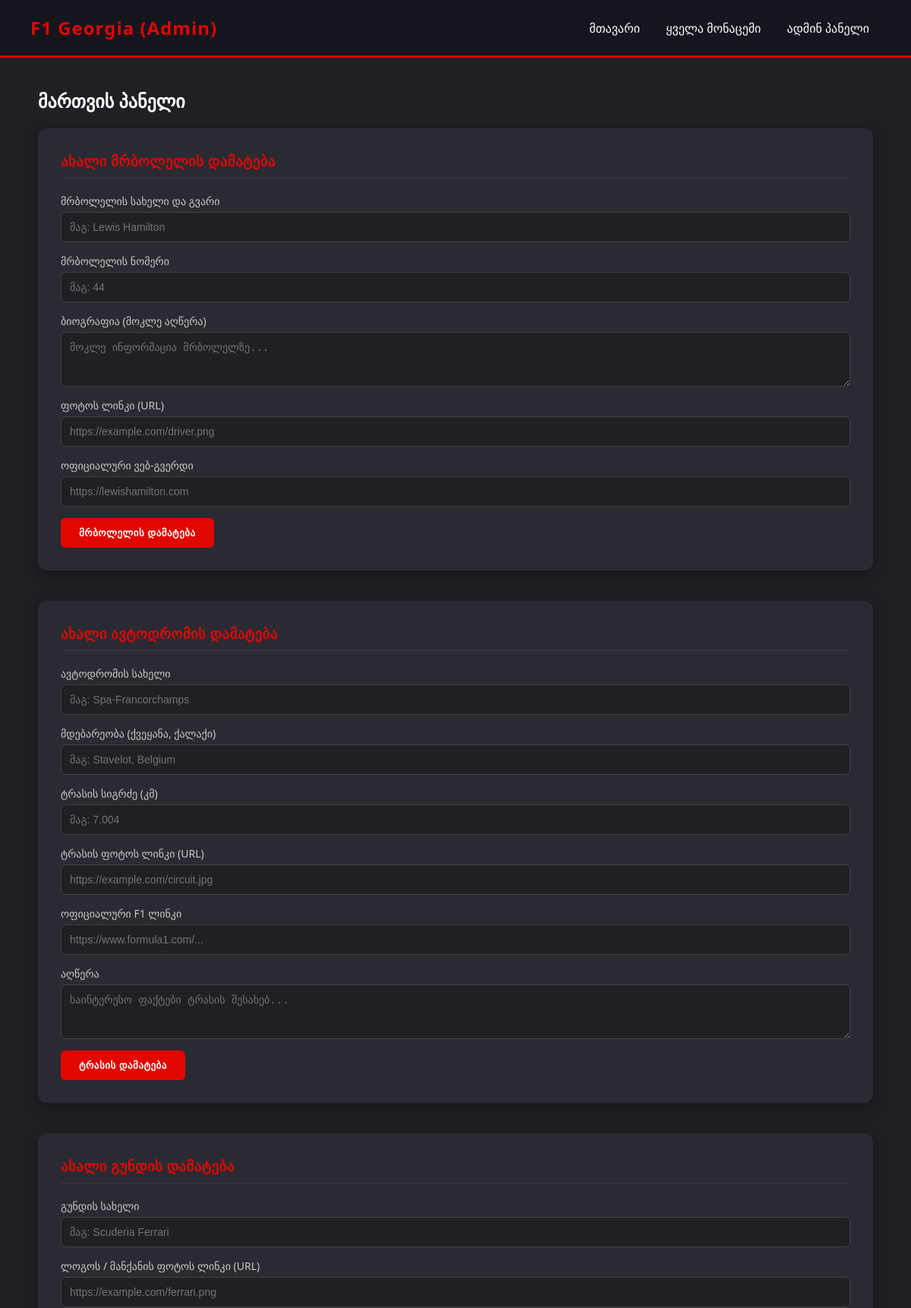
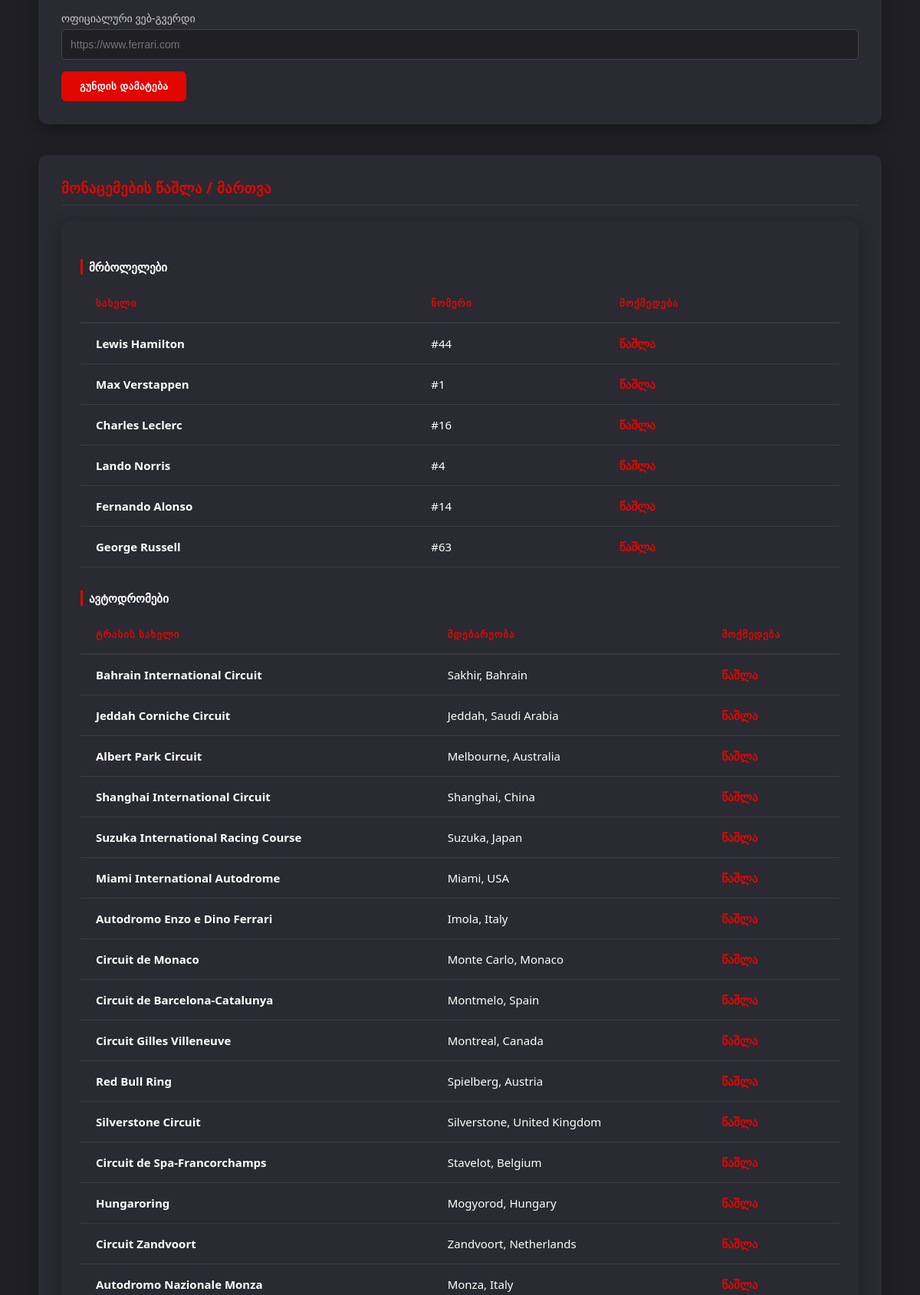
The page /php_folder/admin.php (signed in, upper part) on the database its author committed (2 pictures, top to bottom).
### tables this page shows
CREATE TABLE `drivers` (
  `id` int(11) NOT NULL,
  `name` varchar(100) NOT NULL,
  `number` int(11) NOT NULL,
  `team_id` int(11) DEFAULT NULL,
  `bio` text DEFAULT NULL,
  `image_url` varchar(255) DEFAULT NULL,
  `driver_website` varchar(255) DEFAULT NULL
);

CREATE TABLE `circuits` (
  `id` int(11) NOT NULL,
  `name` varchar(100) NOT NULL,
  `location` varchar(100) NOT NULL,
  `length_km` decimal(5,3) NOT NULL,
  `image_url` varchar(255) DEFAULT NULL,
  `circuit_website` varchar(255) DEFAULT NULL,
  `description` text DEFAULT NULL
);

### php_folder/admin.php (the view, shortened to what this page needs)
<?php
require_once __DIR__ . '/db.php';
$drivers = mysqli_query($conn, "SELECT * FROM drivers");
$circuits = mysqli_query($conn, "SELECT * FROM circuits");
?>
<!DOCTYPE html>
<html lang="ka">
<head>
    <link rel="stylesheet" href="../css_folder/home.css">
    <link rel="stylesheet" href="../css_folder/admin.css"> </head>
<body>
    <header class="navbar">
        <div class="logo">F1 Georgia (Admin)</div>
        <nav>
            <a href="home.php">მთავარი</a>
            <a href="data.php">ყველა მონაცემი</a>
            <a href="admin.php">ადმინ პანელი</a>
        </nav>
    </header>
    <div class="admin-container">
        <h2>მართვის პანელი</h2>
        <div class="admin-box">
            <h3>ახალი მრბოლელის დამატება</h3>
            <form action="admin.php" method="POST">
                <div class="form-group">
                    <label>მრბოლელის სახელი და გვარი</label>
                    <input type="text" name="name" required placeholder="მაგ: Lewis Hamilton">
                </div>
                <div class="form-group">
                    <label>მრბოლელის ნომერი</label>
                    <input type="number" name="number" required placeholder="მაგ: 44">
                </div>
                <div class="form-group">
                    <label>ბიოგრაფია (მოკლე აღწერა)</label>
                    <textarea name="bio" rows="3" required placeholder="მოკლე ინფორმაცია მრბოლელზე..."></textarea>
                </div>
                <div class="form-group">
                    <label>ფოტოს ლინკი (URL)</label>
                    <input type="url" name="image_url" required placeholder="https://example.com/driver.png">
                </div>
                <div class="form-group">
                    <label>ოფიციალური ვებ-გვერდი</label>
                    <input type="url" name="driver_website" required placeholder="https://lewishamilton.com">
                </div>
                <button type="submit" name="add_driver" class="btn-submit">მრბოლელის დამატება</button>
            </form>
        </div>
        <div class="admin-box">
            <h3>ახალი ავტოდრომის დამატება</h3>
            <form action="admin.php" method="POST">
                <div class="form-group">
                    <label>ავტოდრომის სახელი</label>
                    <input type="text" name="name" required placeholder="მაგ: Spa-Francorchamps">
                </div>
                <div class="form-group">
                    <label>მდებარეობა (ქვეყანა, ქალაქი)</label>
                    <input type="text" name="location" required placeholder="მაგ: Stavelot, Belgium">
                </div>
                <div class="form-group">
                    <label>ტრასის სიგრძე (კმ)</label>
                    <input type="number" step="0.001" name="length_km" required placeholder="მაგ: 7.004">
                </div>
                <div class="form-group">
                    <label>ტრასის ფოტოს ლინკი (URL)</label>
                    <input type="url" name="image_url" required placeholder="https://example.com/circuit.jpg">
                </div>
                <div class="form-group">
                    <label>ოფიციალური F1 ლინკი</label>
                    <input type="url" name="circuit_website" required placeholder="https://www.formula1.com/...">
                </div>
                <div class="form-group">
                    <label>აღწერა</label>
                    <textarea name="description" rows="3" required placeholder="საინტერესო ფაქტები ტრასის შესახებ..."></textarea>
                </div>
                <button type="submit" name="add_circuit" class="btn-submit">ტრასის დამატება</button>
            </form>
        </div>
        <div class="admin-box">
            <h3>ახალი გუნდის დამატება</h3>
            <form action="admin.php" method="POST">
                <div class="form-group">
                    <label>გუნდის სახელი</label>
                    <input type="text" name="name" required placeholder="მაგ: Scuderia Ferrari">
                </div>
                <div class="form-group">
                    <label>ლოგოს / მანქანის ფოტოს ლინკი (URL)</label>
                    <input type="url" name="logo_url" required placeholder="https://example.com/ferrari.png">
                </div>
                <div class="form-group">
                    <label>ოფიციალური ვებ-გვერდი</label>
                    <input type="url" name="website" required placeholder="https://www.ferrari.com">
                </div>
                <button type="submit" name="add_team" class="btn-submit">გუნდის დამატება</button>
            </form>
        </div>
        <div class="admin-box">
            <h3>მონაცემების წაშლა / მართვა</h3>
            <div class="table-wrapper">
                <h4>მრბოლელები</h4>
                <table class="races-table" style="width:100%; margin-bottom: 30px;">
                    <thead>
                        <tr><th>სახელი</th><th>ნომერი</th><th>მოქმედება</th></tr>
                    </thead>
                    <tbody>
                        <?php while($d = mysqli_fetch_assoc($drivers)): ?>
                        <tr>
                            <td><strong style="color:#fff;"><?php echo htmlspecialchars($d['name']); ?></strong></td>
                            <td>#<?php echo $d['number']; ?></td>
                            <td><a href="admin.php?delete_driver=<?php echo $d['id']; ?>" class="delete-link" onclick="return confirm('ნამდვილად გსურთ მრბოლელის წაშლა?')">წაშლა</a></td>
                        </tr>
                        <?php endwhile; ?>
                    </tbody>
                </table>
                <h4>ავტოდრომები</h4>
                <table class="races-table" style="width:100%; margin-bottom: 30px;">
                    <thead>
                        <tr><th>ტრასის სახელი</th><th>მდებარეობა</th><th>მოქმედება</th></tr>
                    </thead>
                    <tbody>
                        <?php while($c = mysqli_fetch_assoc($circuits)): ?>
                        <tr>
                            <td><strong style="color:#fff;"><?php echo htmlspecialchars($c['name']); ?></strong></td>
                            <td><?php echo htmlspecialchars($c['location']); ?></td>
                            <td><a href="admin.php?delete_circuit=<?php echo $c['id']; ?>" class="delete-link" onclick="return confirm('ყურადღება! ტრასის წაშლით წაიშლება მასზე მიბმული რბოლებიც. გსურთ წაშლა?')">წაშლა</a></td>
                        </tr>
                        <?php endwhile; ?>
                    </tbody>
                </table>
            </div>
        </div>
    </div>
</body>
</html>

### css_folder/home.css (style rules this page uses)
body { margin: 0; padding: 0; font-family: 'Segoe UI', Tahoma, Geneva, Verdana, sans-serif; background-color: #1f1f24; color: #ffffff; }
.navbar { display: flex; justify-content: space-between; align-items: center; background-color: #15151e; padding: 20px 40px; border-bottom: 3px solid #e10600; }
.navbar .logo { font-size: 24px; font-weight: bold; color: #e10600; letter-spacing: 1px; }
.navbar nav a { color: #fff; text-decoration: none; margin: 0 15px; font-size: 16px; transition: color 0.3s; }
.table-wrapper { background-color: #2a2a32; padding: 25px; border-radius: 12px; box-shadow: 0 6px 20px rgba(0,0,0,0.3); overflow-x: auto; }
.races-table { width: 100%; border-collapse: collapse; text-align: left; }
.races-table th, .races-table td { padding: 16px 20px; }
.races-table th { color: #e10600; text-transform: uppercase; font-size: 13px; letter-spacing: 1px; border-bottom: 2px solid #3a3a45; }
.races-table td { border-bottom: 1px solid #3a3a45; font-size: 15px; }

### css_folder/admin.css (style rules this page uses)
.admin-container { max-width: 1100px; margin: 40px auto; padding: 0 20px; }
.admin-box { background: #2a2a32; padding: 30px; border-radius: 12px; margin-bottom: 40px; box-shadow: 0 6px 20px rgba(0,0,0,0.3); }
.admin-box h3 { margin-top: 0; color: #e10600; border-bottom: 1px solid #3a3a45; padding-bottom: 10px; margin-bottom: 20px; text-transform: uppercase; letter-spacing: 0.5px; }
.form-group { margin-bottom: 15px; display: flex; flex-direction: column; }
.form-group label { margin-bottom: 5px; color: #ccc; font-size: 14px; }
.form-group input, .form-group textarea { padding: 11px; background: #1f1f24; border: 1px solid #444; color: #fff; border-radius: 6px; font-size: 14px; transition: border-color 0.2s; }
.btn-submit { background: #e10600; color: #fff; border: none; padding: 12px 24px; border-radius: 6px; font-weight: bold; cursor: pointer; transition: background 0.3s; text-transform: uppercase; font-size: 13px; letter-spacing: 0.5px; }
.delete-link { color: #e10600; text-decoration: none; font-weight: bold; }
h4 { color: #fff; margin-top: 25px; margin-bottom: 12px; border-left: 3px solid #e10600; padding-left: 8px; text-transform: uppercase; font-size: 15px; }

### rows shown on the page
drivers: name "Lewis Hamilton", number "44"
drivers: name "Max Verstappen", number "1"
drivers: name "Charles Leclerc", number "16"
drivers: name "Lando Norris", number "4"
drivers: name "Fernando Alonso", number "14"
drivers: name "George Russell", number "63"
circuits: name "Bahrain International Circuit", location "Sakhir, Bahrain"
circuits: name "Jeddah Corniche Circuit", location "Jeddah, Saudi Arabia"
circuits: name "Albert Park Circuit", location "Melbourne, Australia"
circuits: name "Shanghai International Circuit", location "Shanghai, China"
circuits: name "Suzuka International Racing Course", location "Suzuka, Japan"
circuits: name "Miami International Autodrome", location "Miami, USA"
circuits: name "Autodromo Enzo e Dino Ferrari", location "Imola, Italy"
circuits: name "Circuit de Monaco", location "Monte Carlo, Monaco"
circuits: name "Circuit de Barcelona-Catalunya", location "Montmelo, Spain"
circuits: name "Circuit Gilles Villeneuve", location "Montreal, Canada"
circuits: name "Red Bull Ring", location "Spielberg, Austria"
circuits: name "Silverstone Circuit", location "Silverstone, United Kingdom"
circuits: name "Circuit de Spa-Francorchamps", location "Stavelot, Belgium"
circuits: name "Hungaroring", location "Mogyorod, Hungary"
circuits: name "Circuit Zandvoort", location "Zandvoort, Netherlands"
circuits: name "Autodromo Nazionale Monza", location "Monza, Italy"
